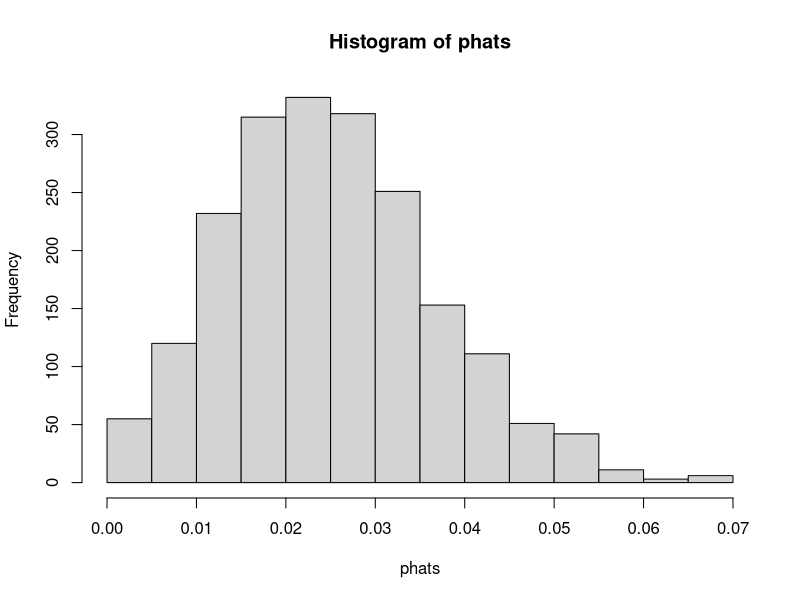

Write R code to recreate this figure.
set.seed(123)
n=200
p=0.0275
k=2000
x=replicate(k,rbinom(n, size=1, prob=p));x
phats = apply(x, 2, mean); phats
hist(phats)
center_phats = mean(phats); center_phats
se_phats=sd(phats); se_phats
a= sqrt(p*(1-p)/n);a
